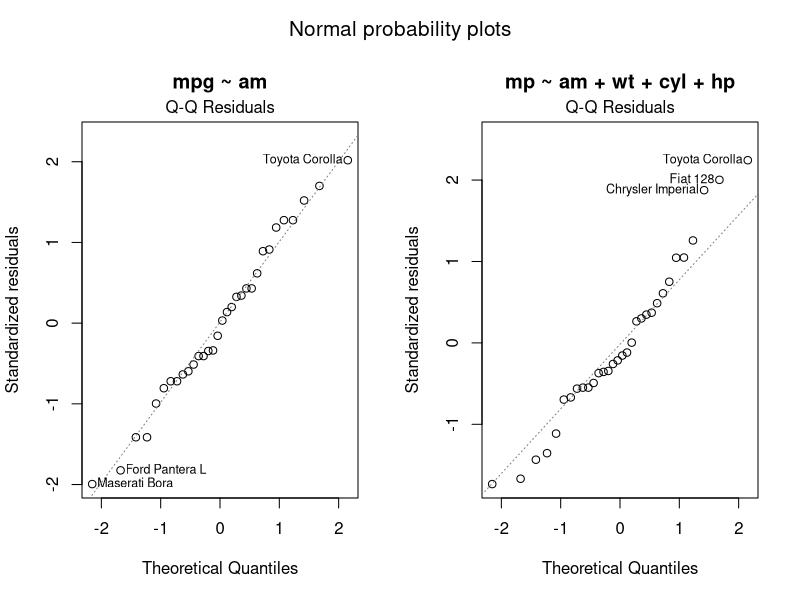
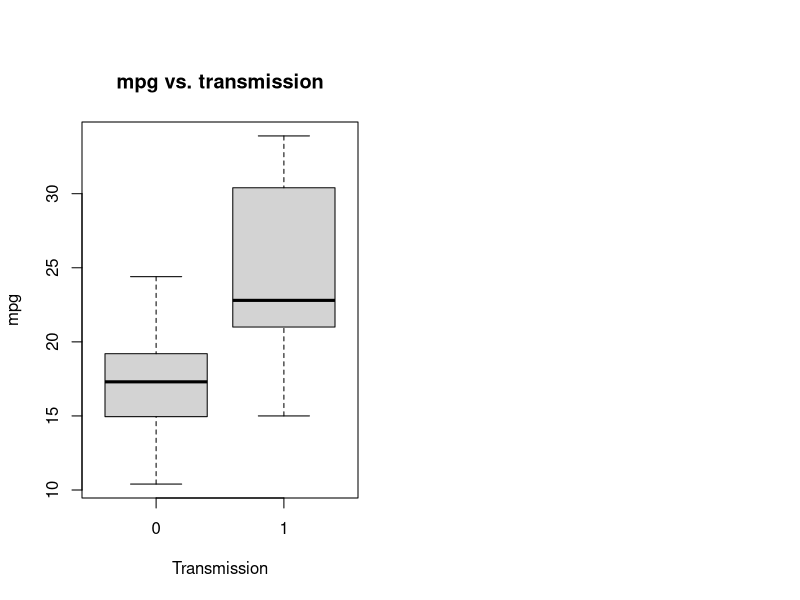
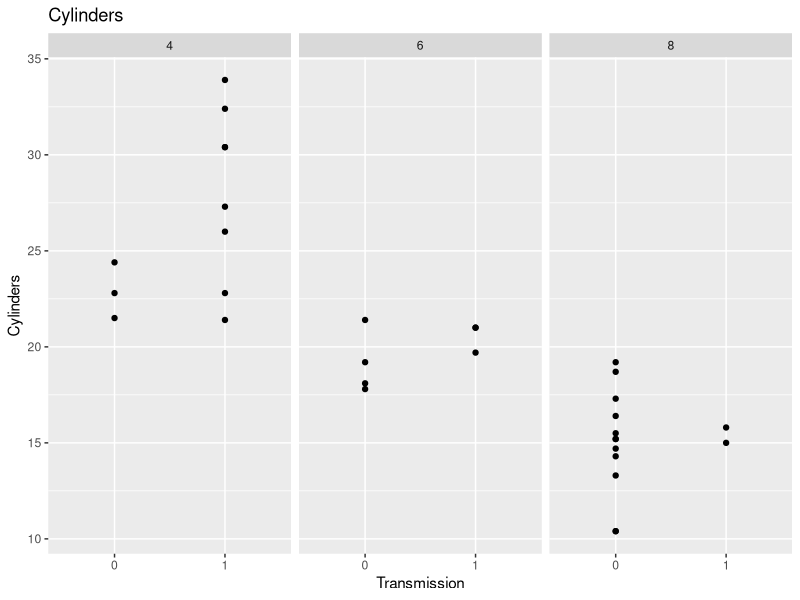
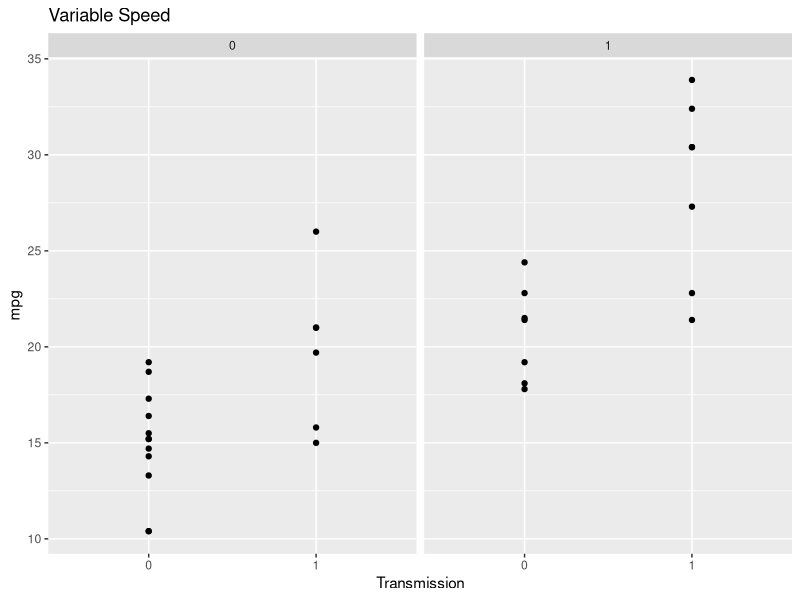
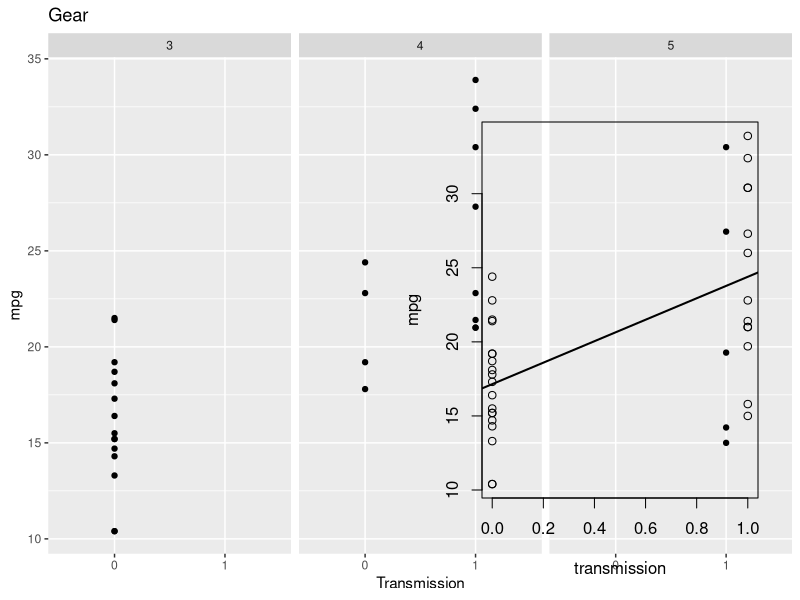

The R script that drew these images, in order:
## ---- chunk 1
library(datasets); library(lattice); library(ggplot2); library(knitr); library(car)
data(mtcars)
names(mtcars)
## ---- chunk 2
mtcars1 <- mtcars
mtcars <- transform(mtcars, am = factor(am), cyl = factor(cyl), 
                    gear = factor(gear), carb = factor(carb), vs = factor(vs))
fit1 <- lm(mpg ~ am, data = mtcars)
summary(fit1)$coefficients
## ---- chunk 3
fit2 <- lm(mpg ~ am + wt, data = mtcars)
fit3 <- lm(mpg ~ am + wt + cyl, data = mtcars)
fit4 <- lm(mpg ~ am + wt + cyl + hp, data = mtcars)
fit5 <- lm(mpg ~ am + wt + cyl + hp+ gear, data = mtcars)
fit6 <- lm(mpg ~ am + wt + cyl + hp + gear + carb , data = mtcars)
fit7 <- lm(mpg ~ am + wt + cyl + hp + gear + carb + vs , data = mtcars)
anova(fit1, fit2, fit3, fit4, fit5, fit6, fit7)
# mdl <- update(mdl, ~.+ disp); summary(mdl); mdl <- update(mdl, ~. -disp)
#fit4_1 <- lm(mpg ~ am * wt * cyl * hp, data = mtcars); anova(fit4, fit4_1)
## ---- chunk 4
mdl <- fit4
summary(fit4)$coefficients
## ---- chunk 5
df <- data.frame(Rsq_fit_am_only = summary(fit1)$r.squared, Rsq_fit_multiple = summary(fit4)$r.squared)
print(df)
## ---- chunk 6
confint(fit1)[2,1:2]
## ---- chunk 7
par(mfrow = c(1, 2), oma = c(0, 0, 2, 0))
plot(fit1, which = 2, main = "mpg ~ am", sub.caption = "Normal probability plots")
plot(fit4, which = 2, main = "mp ~ am + wt + cyl + hp", sub.caption = "")
## ---- chunk 8
# The NULL hypothesis is that your am coefficient is not different to zero. The
# p value is an indication of the likelihood of getting the am coefficient value
# that you did if the NULL hypothesis is true. That is, how likely is it that I
# would have got this am coefficient (or higher) if the value is actually zero.
confint(fit4)[2, 1:2]
## ---- chunk 9
kable(round(cor(mtcars1),2), caption = "Correlation matrix for the mtcars dataset")
## ---- chunk 10
plot(mtcars$am, mtcars$mpg, xlab = "Transmission", ylab = "mpg", main = "mpg vs. transmission")
q <- ggplot(mtcars, aes(am, mpg))
q +facet_grid(. ~ cyl) + ylab("Cylinders") + labs(title = 'Cylinders') + xlab("Transmission")+geom_point()
q <- ggplot(mtcars, aes(am, mpg))
q +facet_grid(. ~ vs) + labs(title = 'Variable Speed') + xlab("Transmission") + geom_point()
q <- ggplot(mtcars, aes(am, mpg))
q +facet_grid(. ~ gear) + labs(title = 'Gear') + xlab("Transmission") + geom_point()
## ---- chunk 11
#xyplot(mpg ~ am, data = mtcars, layout = c(1, 1), main = "mpg vs. transmission type")
plot(mtcars1$am, mtcars1$mpg, xlab = "transmission", ylab = "mpg")
abline(lm(mpg ~ am, data=mtcars), lwd = 2)
